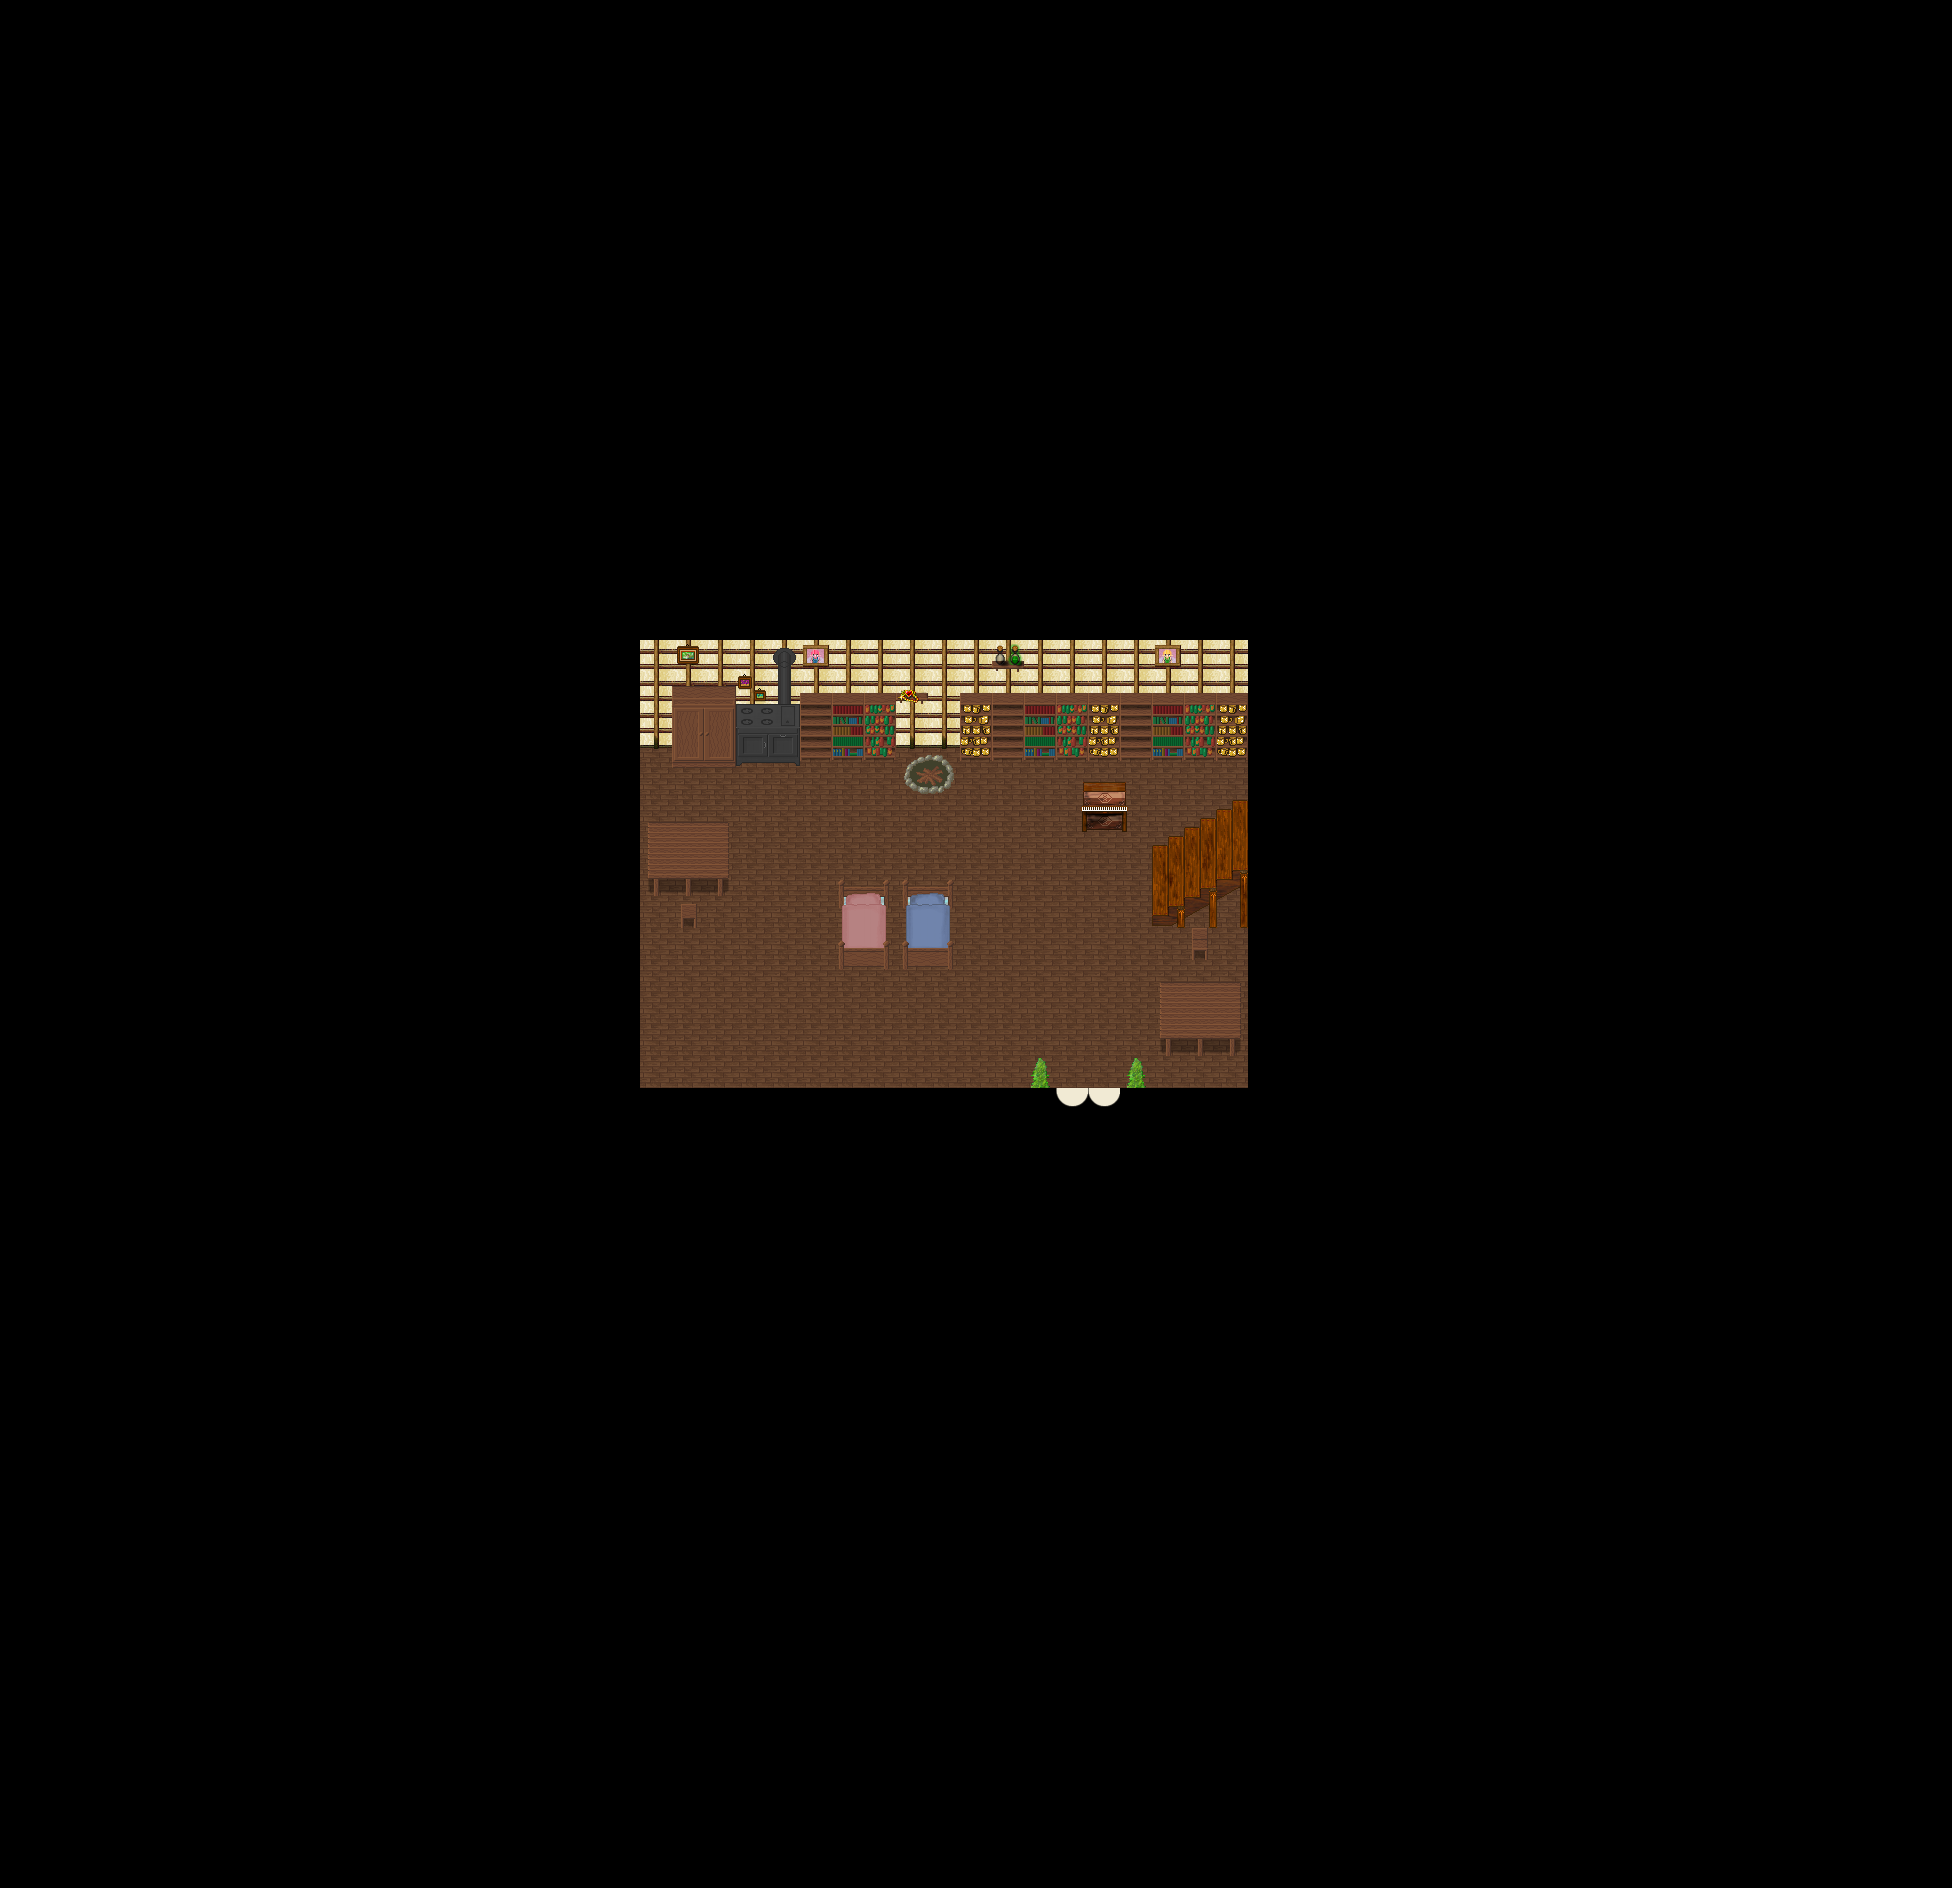

Tiled map render using the project's own tile images. Description and the map definition, with tile-layer contents summarised, below:
An orthogonal 61x59 tile map with 32x32 px tiles, 10 tile layers (Ground1, Ground2, Paintings, Desks, ...), 2 hidden layers not drawn, 9 tilesets and 3 objects (2x fixme, warp).

<map version="1.4" tiledversion="1.4.1" orientation="orthogonal" renderorder="right-down" width="61" height="59" tilewidth="32" tileheight="32" infinite="0" nextlayerid="18" nextobjectid="41">
 <properties>
  <property name="background0image" value="graphics/images/spit23loginwallpaper_800x600.png" />
  <property name="author" value="TMW2 Team" />
  <property name="license" value="GPL v2+" />
  <property name="manaplus version" value="2" />
  <property name="minimap" value="graphics/minimaps/020-6.png" />
  <property name="music" value="8bit_the_hero.ogg" />
  <property name="name" value="Real Estate" />
 </properties>
 <tileset firstgid="1" name="Collision" tilewidth="32" tileheight="32" tilecount="9" columns="3">
  <image source="../graphics/tilesets/collision.png" width="96" height="96" />
 </tileset>
 <tileset firstgid="10" source="../graphics/tilesets/inn.tsx" />
 <tileset firstgid="266" name="woodland_indoor" tilewidth="32" tileheight="32" tilecount="256" columns="16">
  <image source="../graphics/tilesets/woodland_indoor.png" width="512" height="512" />
 </tileset>
 <tileset firstgid="522" name="inn_x2" tilewidth="32" tileheight="64" tilecount="48" columns="16">
  <image source="../graphics/tilesets/inn_x2.png" width="512" height="192" />
 </tileset>
 <tileset firstgid="570" name="inn_x3" tilewidth="32" tileheight="96" tilecount="80" columns="16">
  <image source="../graphics/tilesets/inn_x3.png" width="512" height="480" />
 </tileset>
 <tileset firstgid="650" name="woodland_indoor_x2" tilewidth="32" tileheight="64" tilecount="48" columns="16">
  <image source="../graphics/tilesets/woodland_indoor_x2.png" width="512" height="192" />
 </tileset>
 <tileset firstgid="698" name="woodland_indoor_x3" tilewidth="32" tileheight="96" tilecount="48" columns="16">
  <image source="../graphics/tilesets/woodland_indoor_x3.png" width="512" height="288" />
 </tileset>
 <tileset firstgid="746" name="cabana_in_fada" tilewidth="32" tileheight="32" tilecount="56" columns="8">
  <image source="../graphics/tilesets/cabana_in_fada.png" width="256" height="224" />
 </tileset>
 <tileset firstgid="802" source="../graphics/tilesets/lof/woodland_indoor_extra.tsx" />
 <layer id="1" name="Ground1" width="61" height="59">
  <data>[3599 cells, 3599 non-empty, 4 distinct tile ids]</data>
 </layer>
 <layer id="2" name="Ground2" width="61" height="59">
  <data>[3599 cells, 0 non-empty, 0 distinct tile ids]</data>
 </layer>
 <layer id="14" name="Paintings" width="61" height="59">
  <properties>
   <property name="TileCondition" value="2" />
  </properties>
  <data>[3599 cells, 6 non-empty, 6 distinct tile ids]</data>
 </layer>
 <layer id="15" name="Desks" width="61" height="59">
  <properties>
   <property name="TileCondition" value="4" />
  </properties>
  <data>[3599 cells, 18 non-empty, 9 distinct tile ids]</data>
 </layer>
 <layer id="17" name="Chairs" width="61" height="59">
  <properties>
   <property name="TileCondition" value="32" />
  </properties>
  <data>[3599 cells, 2 non-empty, 2 distinct tile ids]</data>
 </layer>
 <layer id="16" name="Pianos" width="61" height="59">
  <properties>
   <property name="TileCondition" value="8" />
  </properties>
  <data>[3599 cells, 9 non-empty, 9 distinct tile ids]</data>
 </layer>
 <layer id="12" name="Beds" width="61" height="59">
  <properties>
   <property name="TileCondition" value="64" />
  </properties>
  <data>[3599 cells, 16 non-empty, 16 distinct tile ids]</data>
 </layer>
 <layer id="13" name="Storages" width="61" height="59">
  <properties>
   <property name="TileCondition" value="128" />
  </properties>
  <data>[3599 cells, 18 non-empty, 10 distinct tile ids]</data>
 </layer>
 <layer id="4" name="Fringe" width="61" height="59">
  <data>[3599 cells, 10 non-empty, 9 distinct tile ids]</data>
 </layer>
 <layer id="5" name="Over1" width="61" height="59">
  <data>[3599 cells, 22 non-empty, 5 distinct tile ids]</data>
 </layer>
 <layer id="9" name="Collision" width="61" height="59" visible="0">
  <data>[3599 cells, 3381 non-empty, 1 distinct tile ids]</data>
 </layer>
 <layer id="10" name="Heights" width="61" height="59" visible="0">
  <data>[3599 cells, 0 non-empty, 0 distinct tile ids]</data>
 </layer>
 <objectgroup id="11" name="Objects">
  <object id="36" name="Margin" type="fixme" x="1312" y="1248" width="640" height="640" />
  <object id="39" name="Margin" type="fixme" x="0" y="0" width="640" height="640" />
  <object id="40" name="To Halinarzo" type="warp" x="1056" y="1088" width="64" height="32">
   <properties>
    <property name="dest_map" value="009-1" />
    <property name="dest_x" value="109" />
    <property name="dest_y" value="46" />
   </properties>
  </object>
 </objectgroup>
</map>
